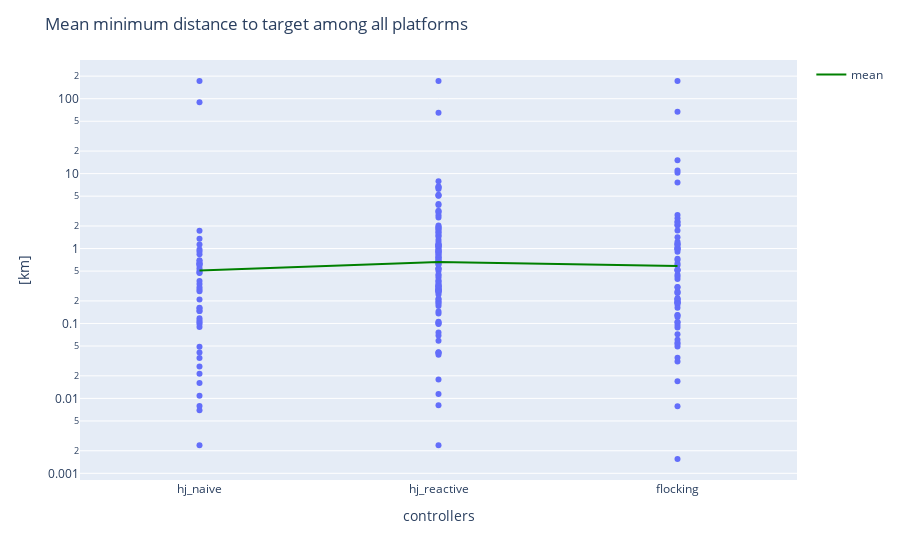

The cell this chart's notebook holds for it:
### Markdown cell above
+ Mean minimum distance to target among all platforms km

### Code cell
mean_min_dist_dict = {"hj_naive": Distance(deg=metrics_hj_naive["Mean minimum distance to target among all platforms in deg"]).km,
                      "hj_reactive": Distance(deg=metrics_hj_reactive["Mean minimum distance to target among all platforms in deg"]).km,
                      "flocking":Distance(deg=metrics_hj_flocking["Mean minimum distance to target among all platforms in deg"]).km}
idx_list = []
mean_min_dist_df = pd.DataFrame(mean_min_dist_dict)
fig_min_dist = px.box(mean_min_dist_df, log_y=True)
mean_trace = go.Scatter(
    x=mean_min_dist_df.columns,
    y=mean_min_dist_df.mean(),
    mode='lines',
    line=dict(color='green', width=2),
    showlegend=True,
    name="mean"
)
fig_min_dist.add_trace(mean_trace)
# Add custom x and y labels
fig_min_dist.update_layout(
    xaxis_title="controllers",
    yaxis_title=" [km]",
    title = {'text': "Mean minimum distance to target among all platforms"}
)
fig_min_dist.show()

### Figure 1 — Plotly figure (JSON) as saved in the notebook; plotly's stock layout.template omitted (floating-point values rounded to 4 significant figures; data arrays with more than 128 entries replaced by an {"elided": "..."} marker saying what was removed)
{"data": [{"alignmentgroup": "True", "hovertemplate": "variable=%{x}<br>value=%{y}<extra></extra>", "legendgroup": "", "marker": {"color": "#636efa"}, "name": "", "notched": false, "offsetgroup": "", "orientation": "v", "showlegend": false, "type": "box", "x": {"elided": "1644 str values"}, "x0": " ", "xaxis": "x", "y": {"elided": "1644 float values"}, "y0": " ", "yaxis": "y"}, {"line": {"color": "green", "width": 2}, "mode": "lines", "name": "mean", "showlegend": true, "type": "scatter", "x": ["hj_naive", "hj_reactive", "flocking"], "y": [0.5074, 0.6603, 0.5833]}], "layout": {"boxmode": "group", "legend": {"tracegroupgap": 0}, "margin": {"t": 60}, "title": {"text": "Mean minimum distance to target among all platforms"}, "xaxis": {"anchor": "y", "domain": [0, 1], "title": {"text": "controllers"}}, "yaxis": {"anchor": "x", "domain": [0, 1], "title": {"text": " [km]"}, "type": "log"}}}
